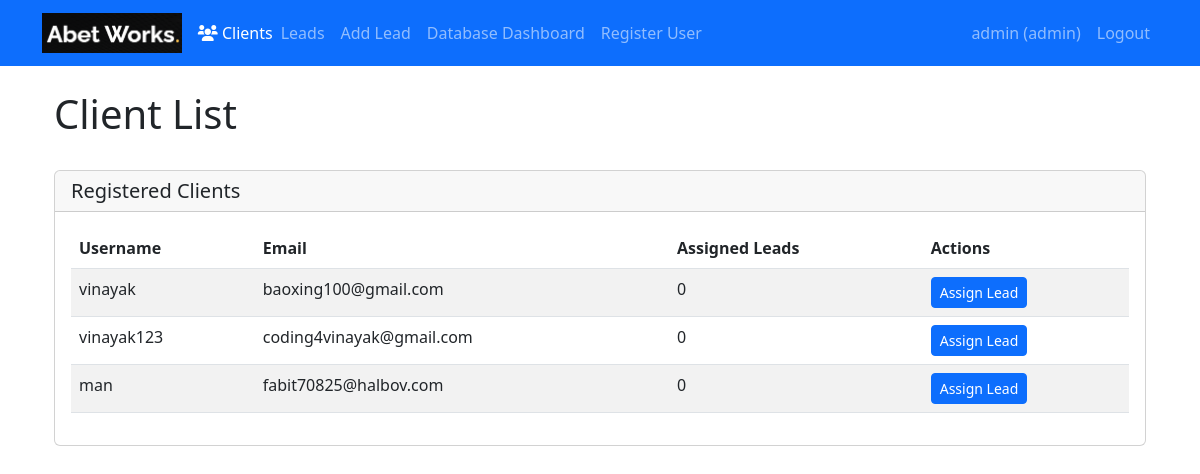
Screenshot of /clients (signed in) with the database file from the repository.
### app.py (models this page shows, shortened)
class User(UserMixin, db.Model):
    __tablename__ = 'user'
    id = db.Column(db.Integer, primary_key=True)
    username = db.Column(db.String(80), unique=True, nullable=False)
    email = db.Column(db.String(120), unique=True, nullable=False)
    password_hash = db.Column(db.String(128))
    role = db.Column(db.String(20), nullable=False, default='client')
    created_at = db.Column(db.DateTime, default=datetime.utcnow)

### app.py (the view)
@app.route('/clients')
@login_required
def client_list():
    if current_user.role != 'admin':
        flash('Access denied.', 'danger')
        return redirect(url_for('index'))
    try:
        if not app.config['SQLALCHEMY_BINDS']:
            flash('Database connection is currently unavailable. Please try again later.', 'danger')
            return redirect(url_for('index'))
        clients = MySQLUser.query.filter_by(role='client').all()
        return render_template('client_list.html', clients=clients)
    except Exception as e:
        print(f'Error accessing client database: {str(e)}')
        flash('Unable to access client database. Please try again later.', 'danger')
        return redirect(url_for('index'))

### app.py (called while the page is built)
@login_manager.user_loader
def load_user(id):
    return User.query.get(int(id))

### templates/client_list.html (shortened to what this page needs)
{% extends 'base.html' %}
{% block content %}
<div class="container-fluid">
    <div class="row mb-4">
        <div class="col">
            <h1>Client List</h1>
        </div>
    </div>
    <div class="card">
        <div class="card-header">
            <h5 class="card-title mb-0">Registered Clients</h5>
        </div>
        <div class="card-body">
            <div class="table-responsive">
                <table class="table table-striped table-hover">
                    <thead>
                        <tr>
                            <th>Username</th>
                            <th>Email</th>
                            <th>Assigned Leads</th>
                            <th>Actions</th>
                        </tr>
                    </thead>
                    <tbody>
                        {% for client in clients %}
                        <tr>
                            <td>{{ client.username }}</td>
                            <td>{{ client.email }}</td>
                            <td>{{ client.assigned_leads|length }}</td>
                            <td>
                                <button class="btn btn-primary btn-sm" onclick="assignLeadToClient('{{ client.id }}')">
                                    Assign Lead
                                </button>
                            </td>
                        </tr>
                        {% endfor %}
                    </tbody>
                </table>
            </div>
        </div>
    </div>
</div>
{% endblock %}

### templates/base.html (shortened to what this page needs)
<!DOCTYPE html>
<html lang="en">
<head>
    <link href="https://cdn.jsdelivr.net/npm/bootstrap@5.3.0/dist/css/bootstrap.min.css" rel="stylesheet">
    <link href="https://cdnjs.cloudflare.com/ajax/libs/font-awesome/6.0.0/css/all.min.css" rel="stylesheet">
</head>
<body>
    <nav class="navbar navbar-expand-lg navbar-dark bg-primary mb-4">
        <div class="container">
            <a class="navbar-brand" href="{{ url_for('index') }}">
                <img src="{{ url_for('static', filename='images/logo.png') }}" alt="Abet Works Logo">
            </a>
            {% if current_user.is_authenticated and current_user.role == 'admin' %}
            <a class="nav-link text-white" href="{{ url_for('client_list') }}">
                <i class="fas fa-users"></i> Clients
            </a>
            {% endif %}
            <div class="collapse navbar-collapse" id="navbarNav">
                <ul class="navbar-nav me-auto">
                    <li class="nav-item">
                        <a class="nav-link" href="{{ url_for('index') }}">Leads</a>
                    </li>
                    <li class="nav-item">
                        <a class="nav-link" href="{{ url_for('new_lead') }}">Add Lead</a>
                    </li>
                    {% if current_user.role == 'admin' %}
                    <li class="nav-item">
                        <a class="nav-link" href="{{ url_for('dashboard') }}">Database Dashboard</a>
                    </li>
                    <li class="nav-item">
                        <a class="nav-link" href="{{ url_for('register') }}">Register User</a>
                    </li>
                    {% endif %}
                </ul>
                <ul class="navbar-nav">
                    {% if current_user.is_authenticated %}
                    <li class="nav-item">
                        <span class="nav-link">{{ current_user.username }} ({{ current_user.role }})</span>
                    </li>
                    <li class="nav-item">
                        <a class="nav-link" href="{{ url_for('logout') }}">Logout</a>
                    </li>
                    {% else %}
                    <li class="nav-item">
                        <a class="nav-link" href="{{ url_for('login') }}">Login</a>
                    </li>
                    {% endif %}
                </ul>
            </div>
        </div>
    </nav>
    <div class="container">
        {% block content %}{% endblock %}
    </div>
</body>
</html>

### templates/base.html (style rules this page uses)
.navbar-brand img { height: 40px; width: auto; }

### rows the page displays
User: username "admin", role "admin"
User: username "vinayak", email "baoxing100@gmail.com", assigned_leads|length "0"
User: username "vinayak123", email "coding4vinayak@gmail.com", assigned_leads|length "0"
User: username "man", email "fabit70825@halbov.com", assigned_leads|length "0"
